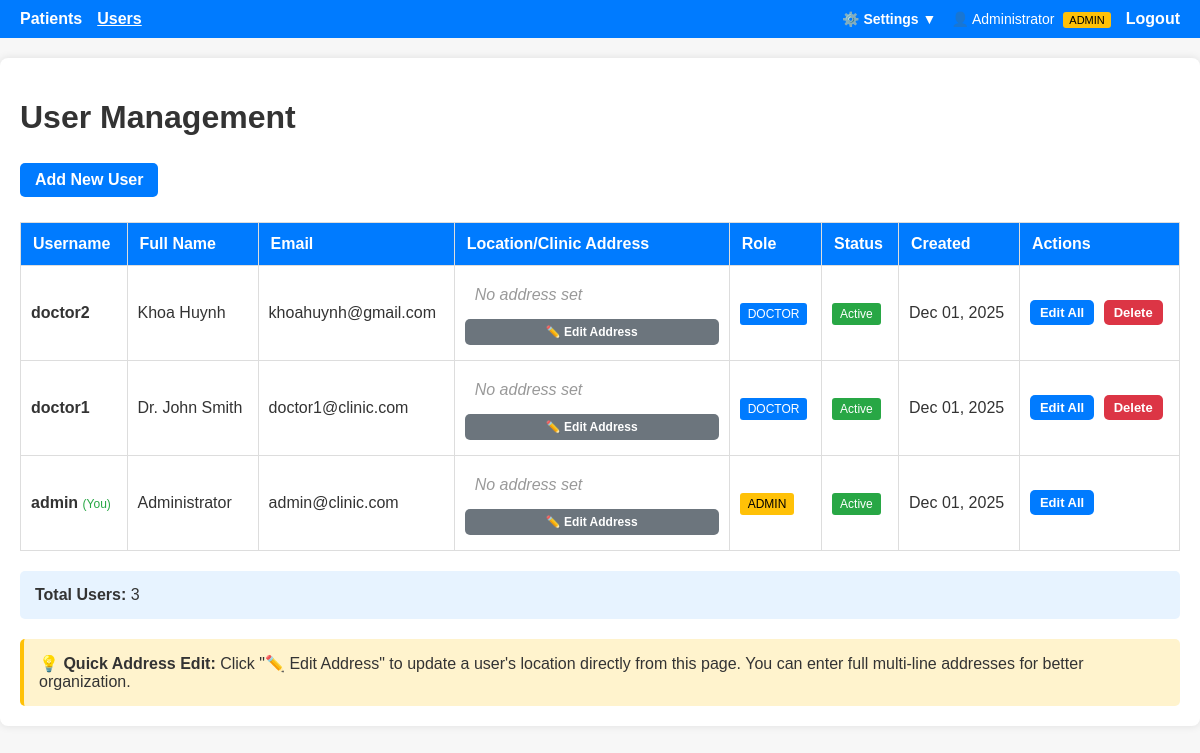
Page /users (signed in) on the earlier database version.
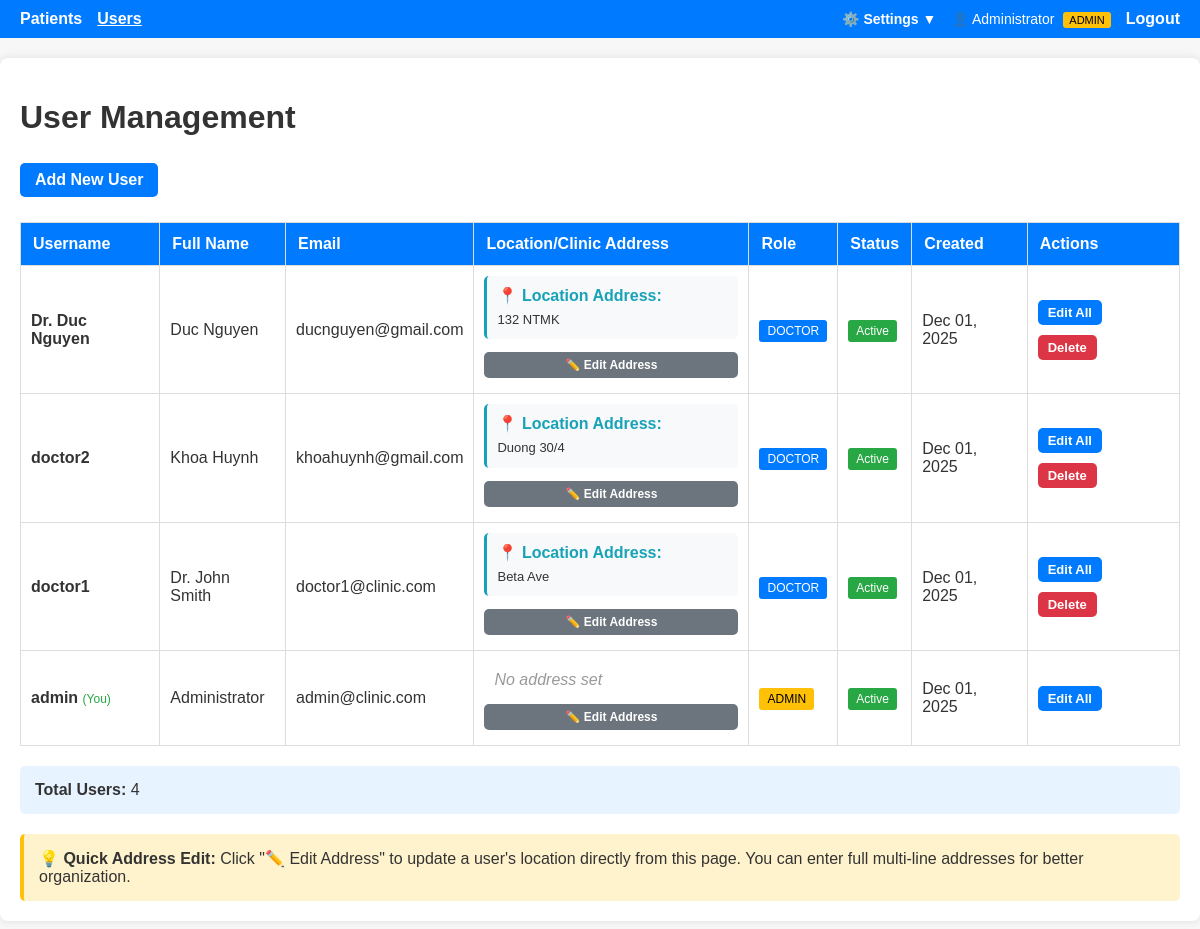
Same page on the later database version.
### doctor_app/models.py (models this page shows, shortened)
class User(UserMixin, db.Model):
    id = db.Column(db.Integer, primary_key=True)
    username = db.Column(db.String(80), unique=True, nullable=False)
    password_hash = db.Column(db.String(255), nullable=False)
    role = db.Column(db.String(20), default="doctor")  # 'admin' or 'doctor'
    full_name = db.Column(db.String(120), nullable=True)
    email = db.Column(db.String(120), nullable=True)
    location = db.Column(
        db.String(255), nullable=True
    )  # UPDATED: Increased to 255 for full addresses
    created_at = db.Column(db.DateTime, default=datetime.utcnow)
    is_active = db.Column(db.Boolean, default=True)
    visits = db.relationship(
        "Visit", backref="creator", lazy=True, foreign_keys="Visit.created_by"
    )
    patients = db.relationship("Patient", backref="primary_doctor", lazy=True)
    def is_admin(self):
        return self.role == "admin"

### doctor_app/auth/routes.py (the view)
@bp.route("/users")
@login_required
@admin_required
def list_users():
    users = User.query.order_by(User.created_at.desc()).all()
    return render_template("auth/users.html", users=users)

### doctor_app/auth/routes.py (called while the page is built)
def admin_required(f):
    @wraps(f)
    def decorated_function(*args, **kwargs):
        if not current_user.is_authenticated or not current_user.is_admin():
            flash("You need admin privileges to access this page", "danger")
            return redirect(url_for("patients.list_patients"))
        return f(*args, **kwargs)
    return decorated_function

@login_manager.user_loader
def load_user(user_id):
    return User.query.get(int(user_id))

### doctor_app/templates/auth/users.html (shortened to what this page needs)
{% extends 'base.html' %}
{% block content %}
<h1>User Management</h1>
<div style="margin-bottom: 20px;">
    <a href="{{ url_for('auth.register') }}" class="btn">Add New User</a>
</div>
<table style="width: 100%; border-collapse: collapse;">
    <thead>
        <tr style="background: #007bff; color: white;">
            <th style="padding: 12px; text-align: left; border: 1px solid #ddd;">Username</th>
            <th style="padding: 12px; text-align: left; border: 1px solid #ddd;">Full Name</th>
            <th style="padding: 12px; text-align: left; border: 1px solid #ddd;">Email</th>
            <th style="padding: 12px; text-align: left; border: 1px solid #ddd; width: 250px;">Location/Clinic Address</th>
            <th style="padding: 12px; text-align: left; border: 1px solid #ddd;">Role</th>
            <th style="padding: 12px; text-align: left; border: 1px solid #ddd;">Status</th>
            <th style="padding: 12px; text-align: left; border: 1px solid #ddd;">Created</th>
            <th style="padding: 12px; text-align: left; border: 1px solid #ddd;">Actions</th>
        </tr>
    </thead>
    <tbody>
        {% for user in users %}
        <tr style="{% if not user.is_active %}opacity: 0.6;{% endif %}">
            <td style="padding: 10px; border: 1px solid #ddd;">
                <strong>{{ user.username }}</strong>
                {% if user.id == current_user.id %}<span style="color: #28a745; font-size: 12px;">(You)</span>{% endif %}
            </td>
            <td style="padding: 10px; border: 1px solid #ddd;">{{ user.full_name or '—' }}</td>
            <td style="padding: 10px; border: 1px solid #ddd;">{{ user.email or '—' }}</td>
            <td style="padding: 10px; border: 1px solid #ddd; vertical-align: top;">
                <div id="location-display-{{ user.id }}" style="display: block;">
                    {% if user.location %}
                        <div style="background: #f8f9fa; padding: 10px; border-radius: 5px; margin-bottom: 8px; border-left: 3px solid #17a2b8;">
                            <div style="font-weight: bold; color: #17a2b8; margin-bottom: 5px;">
                                📍 Location Address:
                            </div>
                            <div style="white-space: pre-line; font-size: 13px; line-height: 1.5;">{{ user.location }}</div>
                        </div>
                    {% else %}
                        <div style="color: #999; font-style: italic; padding: 10px;">No address set</div>
                    {% endif %}
                    <button onclick="editLocation({{ user.id }}, `{{ user.location|replace('`', '\\`')|replace('\n', '\\n') if user.location else '' }}`)"
                            class="btn"
                            style="padding: 6px 12px; font-size: 12px; background: #6c757d; width: 100%;">
                        ✏️ Edit Address
                    </button>
                </div>
            </td>
            <td style="padding: 10px; border: 1px solid #ddd;">
                <span style="padding: 4px 8px; border-radius: 3px; font-size: 12px; {% if user.role == 'admin' %}background: #ffc107; color: #000;{% else %}background: #007bff; color: white;{% endif %}">
                    {{ user.role|upper }}
                </span>
            </td>
            <td style="padding: 10px; border: 1px solid #ddd;">
                <span style="padding: 4px 8px; border-radius: 3px; font-size: 12px; {% if user.is_active %}background: #28a745; color: white;{% else %}background: #dc3545; color: white;{% endif %}">
                    {{ 'Active' if user.is_active else 'Inactive' }}
                </span>
            </td>
            <td style="padding: 10px; border: 1px solid #ddd;">{{ user.created_at.strftime('%b %d, %Y') }}</td>
            <td style="padding: 10px; border: 1px solid #ddd;">
                <a href="{{ url_for('auth.edit_user', user_id=user.id) }}" class="btn" style="padding: 5px 10px; font-size: 13px; margin-right: 5px;">Edit All</a>
                {% if user.id != current_user.id %}
                <form method="post" action="{{ url_for('auth.delete_user', user_id=user.id) }}" style="display: inline;" onsubmit="return confirm('Are you sure you want to delete this user?');">
                    <button type="submit" class="btn" style="padding: 5px 10px; font-size: 13px; background: #dc3545;">Delete</button>
                </form>
                {% endif %}
            </td>
        </tr>
        {% else %}
        <tr>
            <td colspan="8" style="padding: 20px; text-align: center; border: 1px solid #ddd;">No users found</td>
        </tr>
        {% endfor %}
    </tbody>
</table>
<div style="margin-top: 20px; padding: 15px; background: #e7f3ff; border-radius: 5px;">
    <strong>Total Users:</strong> {{ users|length }}
</div>
<div style="margin-top: 20px; padding: 15px; background: #fff3cd; border-radius: 5px; border-left: 4px solid #ffc107;">
    <strong>💡 Quick Address Edit:</strong> Click "✏️ Edit Address" to update a user's location directly from this page. You can enter full multi-line addresses for better organization.
</div>
{% endblock %}

### doctor_app/templates/base.html (shortened to what this page needs)
<!doctype html>
<html lang="en">
<head>
  <link rel="stylesheet" href="{{ url_for('static', filename='style.css') }}">
</head>
<body>
  <nav>
    <a href="{{ url_for('patients.list_patients') }}" class="{% if request.endpoint == 'patients.list_patients' %}active{% endif %}">Patients</a>
    {% if current_user.is_admin() %}
    <a href="{{ url_for('auth.list_users') }}" class="{% if request.endpoint in ['auth.list_users', 'auth.register', 'auth.edit_user'] %}active{% endif %}">Users</a>
    {% endif %}
    <div style="margin-left: auto; display: flex; align-items: center; gap: 15px;">
      <div class="dropdown" id="settingsDropdown">
        <button class="dropdown-button" onclick="toggleDropdown()">⚙️ Settings ▼</button>
      </div>
      <span style="color: #fff; font-size: 14px;">
        👤 {{ current_user.full_name or current_user.username }}
        {% if current_user.is_admin() %}<span style="background: #ffc107; color: #000; padding: 2px 6px; border-radius: 3px; font-size: 11px; margin-left: 5px;">ADMIN</span>{% endif %}
      </span>
      <a href="{{ url_for('auth.logout') }}">Logout</a>
    </div>
  </nav>
  <main>
    {% block content %}{% endblock %}
  </main>
</body>
</html>

### doctor_app/static/style.css (style rules this page uses)
body { font-family: Arial; background: #f7f7f7; color: #333; margin: 0; padding: 0; }
main { max-width: 1200px; margin: 20px auto; padding: 20px; background: #fff; border-radius: 8px; box-shadow: 0 0 8px rgba(0,0,0,0.1); }
nav { background: #007bff; padding: 10px 20px; display: flex; gap: 15px; }
nav a { color: #fff; text-decoration: none; font-weight: bold; }
nav a:hover, nav a.active { text-decoration: underline; }
.btn { padding: 8px 15px; border-radius: 5px; background: #007bff; color: #fff; text-decoration: none; font-weight: bold; display: inline-block; margin: 5px 0; cursor: pointer; border: none; }
table { width: 100%; border-collapse: collapse; margin-top: 20px; }
table thead tr { background: #007bff; color: white; }
table th { padding: 12px; text-align: left; border: 1px solid #0056b3; font-weight: bold; }
table td { padding: 10px; border: 1px solid #ddd; }
table tbody tr { border-bottom: 1px solid #ddd; transition: background-color 0.2s ease; }
table a { color: #007bff; text-decoration: none; }

### doctor_app/templates/base.html (style rules this page uses)
.dropdown { position: relative; display: inline-block; }
.dropdown-button { background: none; border: none; color: #fff; text-decoration: none; font-weight: bold; cursor: pointer; padding: 0; font-size: 14px; font-family: Arial; }

Differences in the rows shown:
added User: username "Dr. Duc Nguyen", full_name "Duc Nguyen", email "ducnguyen@gmail.com", location "132 NTMK", role "DOCTOR", is_active "Active", created_at "Dec 01, 2025"
changed User "doctor2": location (not shown) → "Duong 30/4"; location "No address set" → "📍 Location Address:"
changed User "doctor1": location (not shown) → "Beta Ave"; location "No address set" → "📍 Location Address:"
Other differences:
{{ users|length }}: "3" → "4"
